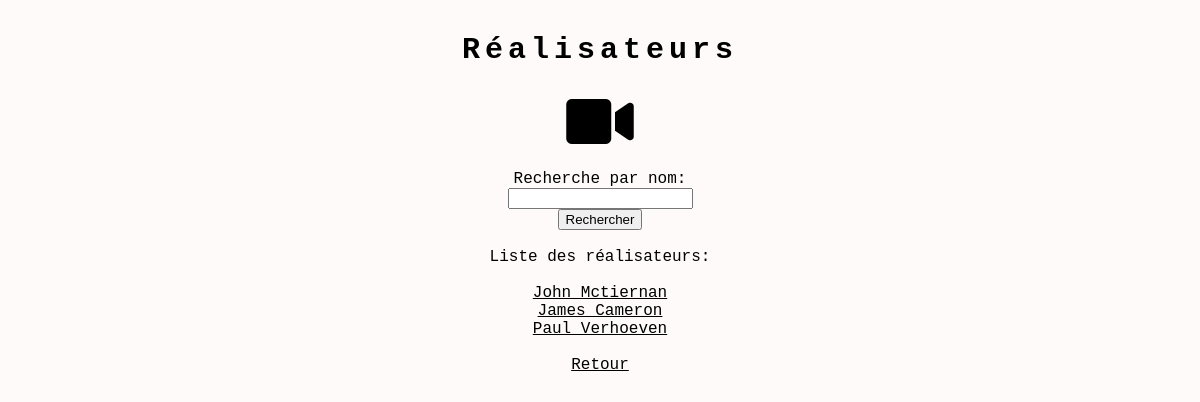
The page /realisateurs.php on the database its author committed.
### tables this page shows
CREATE TABLE `directors` (
  `id_director` int(11) NOT NULL,
  `name` varchar(50) NOT NULL,
  `gender` varchar(50) DEFAULT NULL,
  `date_of_birth` date DEFAULT NULL,
  `picture` tinytext NOT NULL
);

### realisateurs.php (the view, shortened to what this page needs)
<!DOCTYPE html>
<html lang="fr">
<head>
	<link rel="stylesheet" type="text/css" href="./SCRIPT/style.css">
	<link rel="stylesheet" href="https://use.fontawesome.com/releases/v5.6.3/css/all.css">
</head>
<body>
	<h1>Réalisateurs</h1>
	<i class="fas fa-video" style="font-size:60px;"></i>
	<br>
	<br>
	<form action="./realisateurs.php" method="POST">
		Recherche par nom:<br>
		<input type="text" name="name">
		<br>
		<input type="submit" name="submit" value="Rechercher">
	</form>
	<br><span>Liste des réalisateurs:</span><br>
	<?php
		$db_handle = mysqli_connect(DB_SERVER, DB_USER, DB_PASS);
		$db_name ='cinefa';
		$db = mysqli_select_db($db_handle, $db_name);
		if($db)
		{
			if (isset($_POST['submit']))
			{
				$name = $_POST['name'];
				$rqt_directors =
				'
				SELECT *
				FROM directors
				WHERE name LIKE "%'.$name.'%";
				';
			}
			else
			{
				$rqt_directors =
				'
				SELECT *
				FROM directors;
				';
			}
			$result_query = mysqli_query($db_handle, $rqt_directors);
			while ($db_field = mysqli_fetch_assoc($result_query))
			{
				echo '<br><a href="fiche_realisateur.php?id='.$db_field['id_director'].'&name='.$db_field['name'].'">'.ucwords($db_field['name']).'</a>';
			}
		}
		echo '<br>';
		echo '<br><a href="./index.tmp.php">Retour</a><br>';
	 ?>
</body>
</html>

### SCRIPT/style.css (style rules this page uses)
body { background-color: snow; color: black; font-family: monospace; font-size: 16px; text-align: center; }
h1 { font-size: 30px; letter-spacing: 5px; margin: auto; padding: 25px; }
a { color: black; }

### rows shown on the page
directors: name "John Mctiernan"
directors: name "James Cameron"
directors: name "Paul Verhoeven"
